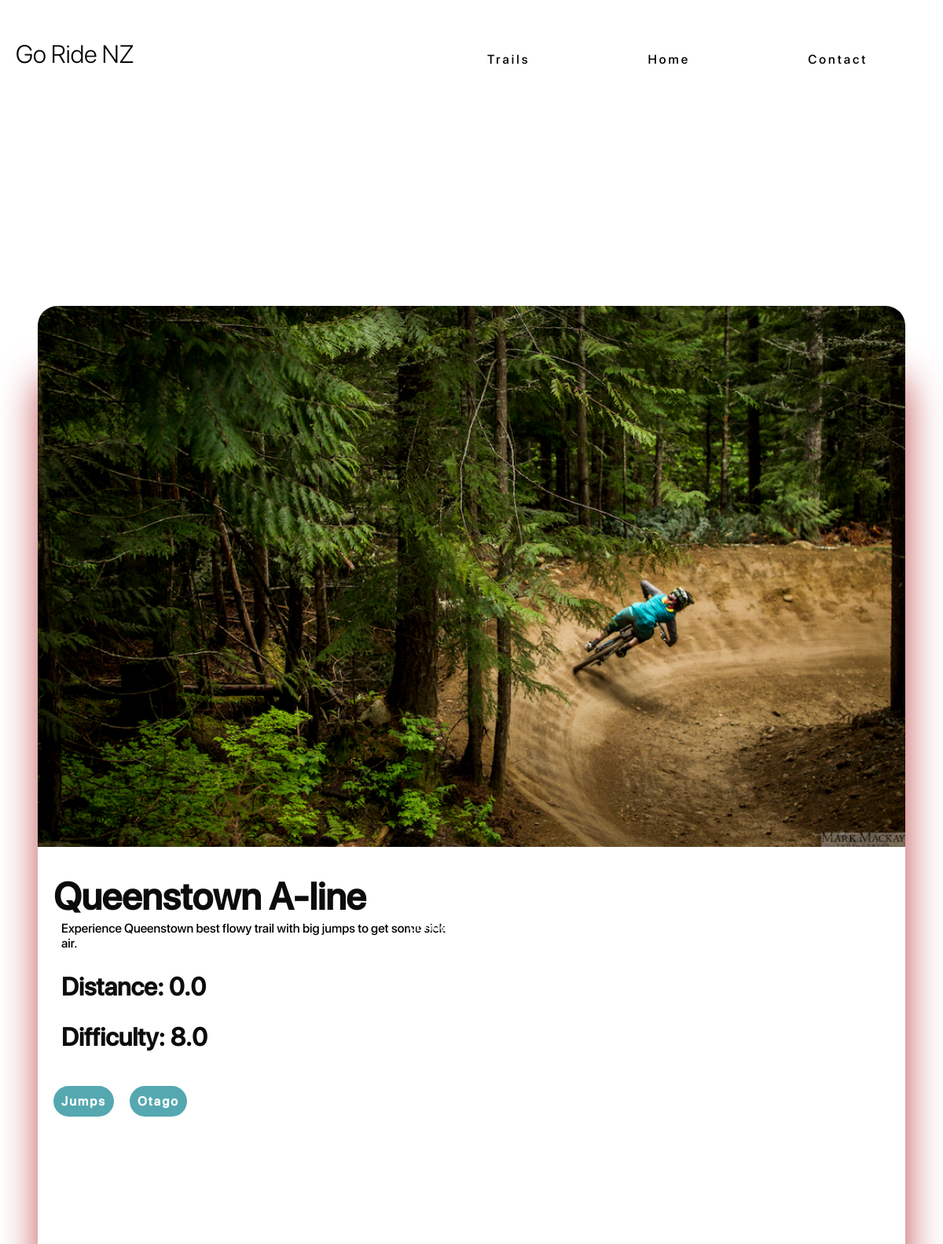
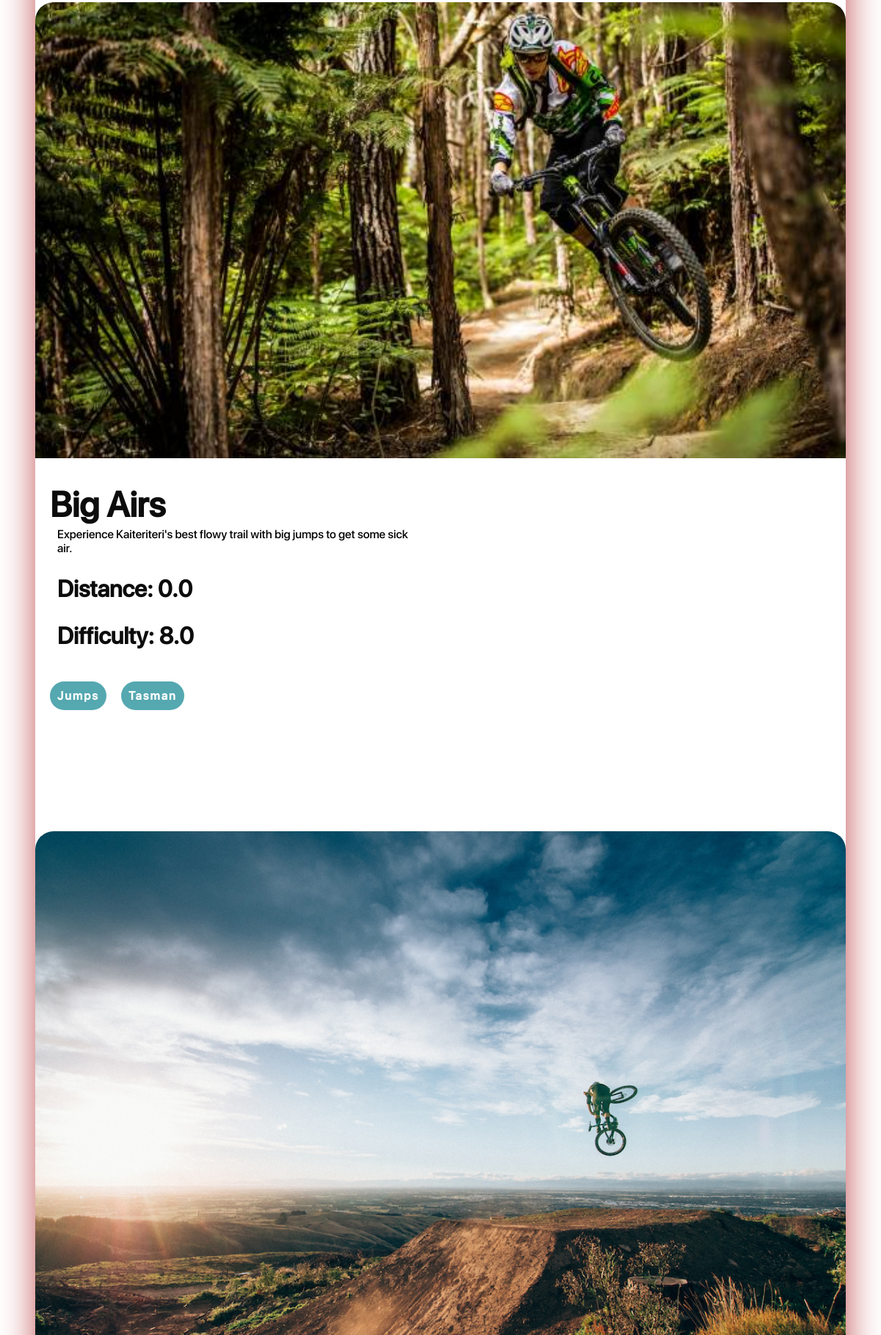
The page /all/result (upper part) on the database its author committed (2 pictures, top to bottom).
### tables this page shows
CREATE TABLE rides(
id INTEGER PRIMARY KEY, 
trail TEXT UNIQUE NOT NULL, 
location TEXT NOT NULL,
style TEXT NOT NULL, 
difficulty FLOAT, 
img TEXT,
distance FLOAT,
description TEXT );

### run.py (the view)
@app.route('/all/result')
def all():
  ride = []
  con = sqlite3.connect(MENUDB)
  cur = con.execute('SELECT DISTINCT description, trail, img, difficulty, distance, style, location FROM rides ')
  for row in cur:
    ride.append(list(row))
  return render_template('result.html', ride=ride)

### templates/result.html (shortened to what this page needs)
{% extends "base.html" %}
{% block stylesheet %}{{url_for('static', filename='Resultstyles.css')}}{% endblock %}
{% block content %}
<div id="leftNav">
 <a class="title" href="/">Go Ride NZ</a>
</div>
<div class="main">
  <div id="nav">
    <ul>
        <li class="one"><a href="/landing">Trails</a></li><li class="two"><a href="/">Home</a></li><li class="three"><a href="/contact">Contact</a></li>
      </ul>
  </div>
<p class="year"> 2 0 1 8 </p>
<div id="Text">
  <div class="entry">
  {% for trail in ride %}
<img class="img1" src='{{ trail[2] }}' >
    <h1> {{ trail[1] }} </h1>
    <p>
      {{ trail[0] }}
    </p>
    <h2> Distance: {{ trail[4] }}</h2>
    <h2> Difficulty: {{ trail[3] }}</h2>
  <h3> {{ trail[5] | replace('jumps', 'Jumps') | replace('Seaside', 'Sea Side') | replace('bikepark', 'Bike Parks') | replace('singletrack', 'Single Tracks') | replace('technical', 'Technical') }}</h3><h3>{{ trail[6] }}</h3>
<div class="space">
</div>
  {% endfor %}
</div>
</div>
</div>
<footer>
  <div class="contact">
    goridenz@gmail.co.nz
  </div>
</footer>
{% endblock %}

### templates/base.html (shortened to what this page needs)
<!DOCTYPE html>
<html>
  <head>
    <link rel="stylesheet" href="{% block stylesheet %}{% endblock %}" />
  </head>
  <body  class="fade-in one">
    {% block content %} blah blah {% endblock %}
  </body>
</html>

### static/Resultstyles.css (style rules this page uses)
body { background-repeat: no-repeat; background-size: 100%; margin: 0; color: white; width: 100vw; height: 100%; }
html { height: 100%; max-width: 100%; background-size: cover; background-position: 0px 400px; overflow-x: hidden; }
footer { max-width: 100%; font-family: 'OrkneyMedium', sans-serif; text-align: center; margin-top: 100px; }
.title { position: relative; top: 50px; font-size: 2rem; padding-left: 20px; font-family: 'sf-light'; font-weight: 100; text-decoration: none; color: black; transition: 0.3s text-shadow; z-index: 100; }
#leftNav { position: absolute; left: 0; top: 0; width: 250px; color: white; bottom: -3300px; overflow:hidden; }
.entry { background-color: white; max-width: 1300px; margin-left: auto; margin-right: auto; border-radius: 25px; margin-top: 300px; -webkit-box-shadow: 2px 2px 2px 2px rgba(193, 79, 82, 1); -moz-box-shadow: 2px 2px 2px 2px rgba(193, 79, 82, 1); box-shadow: 1px 10px 50px 0px rgba(193, 79, 82, 1); }
.space { height: 300px; }
#nav { float: right; width: 100%; padding-top: 80px; height: 100px; }
#nav a { position: relative; left: 50%; top: 0; width: 100px; margin-right: 150px; letter-spacing: 3px; text-decoration: none; font-family: 'sf'; color: black; }
h1 { margin-top: 0px; opacity: 0.95; font-size: 4rem; margin-left: 20px; font-family: 'sf', sans-serif; max-width: 700px; color: black; margin-top: 30px; }
h2 { padding-left: 10px; font-family: 'sf', sans-serif; font-size: 2rem; margin-left: 20px; opacity: 0.95; color: black; }
h3 { float: left; opacity: 0.85; padding: 10px; font-size: 1rem; background-color: #389aa3; border-radius: 55px; font-family: 'sf', sans-serif; max-width: 300px; margin-left: 20px; letter-spacing: 2px; }
p { margin-left: 20px; font-family: 'sf', sans-serif; margin-top: -30px; max-width: 500px; padding-left: 10px; color: black }
img { z-index: 100; margin-top: -80px; padding-top: 0px; width: 100%; border-top-left-radius: 25px; border-top-right-radius: 25px; }
.year { position: relative; color: white; font-family: 'OrkneyMedium', sans-serif; letter-spacing: 4px; top: -20px; left: -110px; opacity: 0.8; }
.main { height: 1200px; }
ul li { display: inline; text-align: center; }
@media only screen and (max-width: 1700px) { .main { background-size: 140%; height: 1100px; } }
@media only screen and (max-width: 1200px) { .main { background-size: 160%; } }
@media only screen and (max-width: 1200px) { .entry { background-color: white; max-width: 92%; margin-left: auto; margin-right: auto; border-radius: 25px; margin-top: 300px; } }
@media only screen and (max-width: 1200px) { h1 { font-size: 3rem; } }
@media only screen and (max-width: 1200px) { h2 { font-size: 2rem; } }

### templates/base.html (style rules this page uses)
.fade-in { opacity: 0; -webkit-animation: fadeIn ease-in 1; -moz-animation: fadeIn ease-in 1; animation: fadeIn ease-in 1; -webkit-animation-fill-mode: forwards; -moz-animation-fill-mode: forwards; animation-fill-mode: forwards; -webkit-animation-duration: 0.3s; -moz-animation-duration: 0.3s; animation-duration: 0.3s; }
.fade-in.one { -webkit-animation-delay: 0.1s; -moz-animation-delay: 0.1s; animation-delay: 0.1s; }

### rows shown on the page
rides: shows a picture, trail "Queenstown A-line", description "Experience Queenstown best flowy trail with big jumps to get some sick air.", distance "0.0", difficulty "8.0", style "Jumps", location "Otago"
rides: shows a picture, trail "Big Airs", description "Experience Kaiteriteri's best flowy trail with big jumps to get some sick air.", distance "0.0", difficulty "8.0", style "Jumps", location "Tasman"
